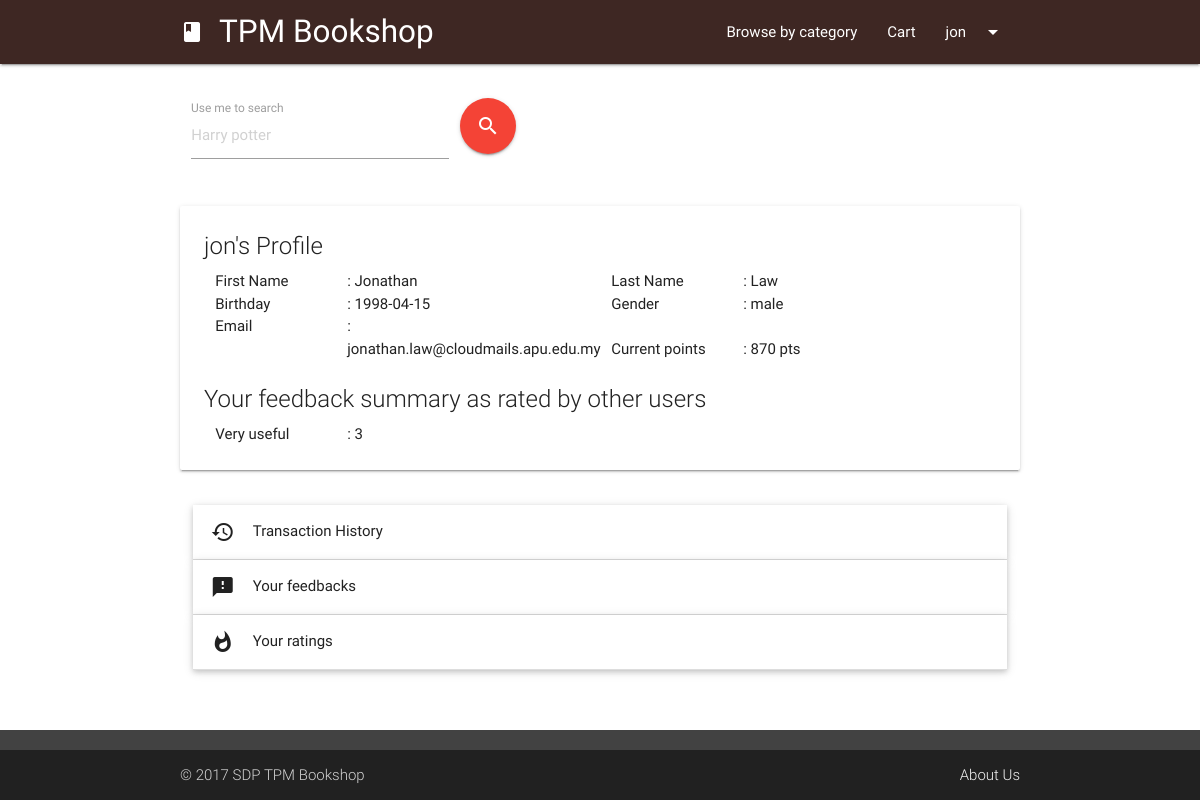
Page /history.php (signed in) on the earlier database version.
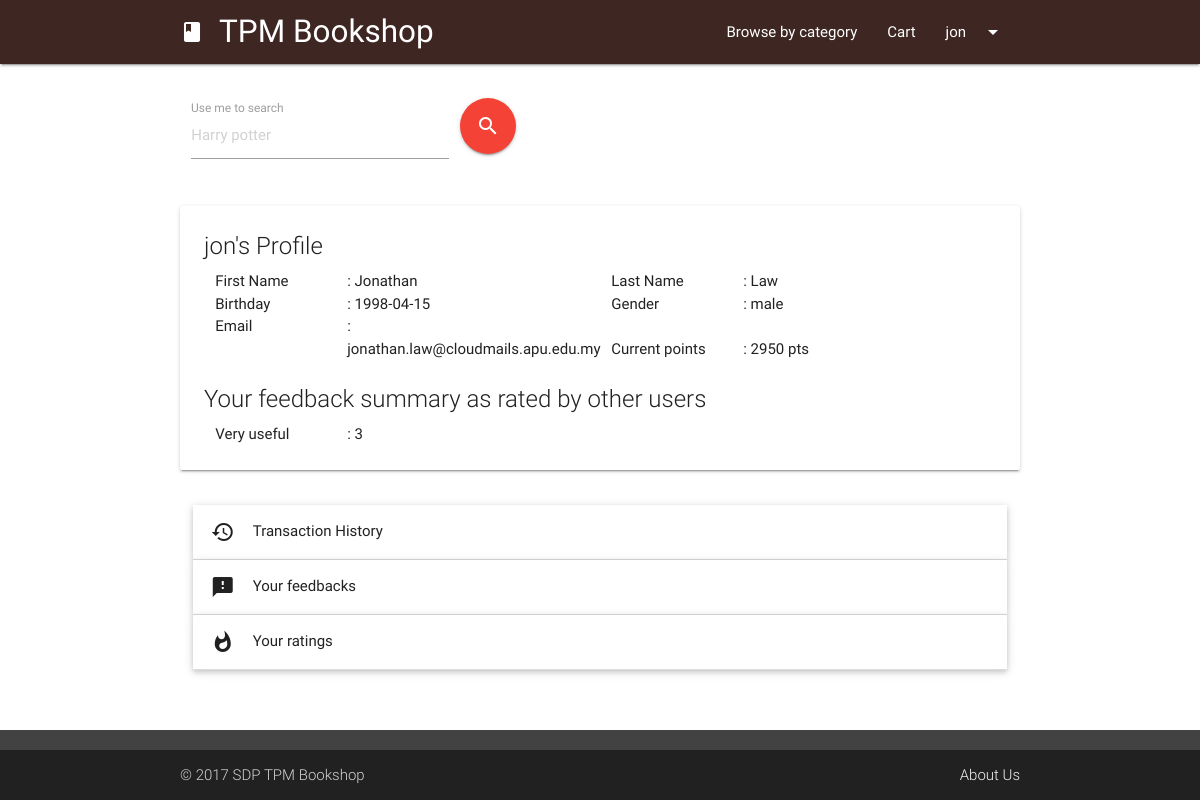
Same page on the later database version.
### tables this page shows
CREATE TABLE `user` (
  `username` varchar(255) NOT NULL,
  `fname` varchar(50) NOT NULL,
  `lname` varchar(50) NOT NULL,
  `email` varchar(255) NOT NULL,
  `password` varchar(255) NOT NULL,
  `gender` varchar(7) NOT NULL,
  `pnumber` varchar(32) NOT NULL,
  `birthday` varchar(10) DEFAULT NULL,
  `address` text NOT NULL,
  `status` varchar(10) NOT NULL DEFAULT 'member',
  `points` int(11) NOT NULL DEFAULT '0',
  `registerdate` int(10) NOT NULL
);

### php/userData.php (called while the page is built, shortened)
<?php
include 'connect.php';
$currentUser = $_SESSION['tpmb-user'];
$getUserData = "SELECT username, fname, lname, email, pnumber, gender, address, birthday, points FROM user WHERE username='$currentUser'";
$userData = mysqli_query($conn,$getUserData);
while($row = mysqli_fetch_assoc($userData)) {
  $fname = $row['fname'];
  $lname = $row['lname'];
  $email = $row['email'];
  $gender = $row['gender'];
  $bday = $row['birthday'];
  $pts = $row['points'];
}
?>

### history.php (the view, shortened to what this page needs)
<?php session_start();
include "php/userData.php";
$currentUser = $_SESSION['tpmb-user'];
?>
<head>
	<link type="text/css" rel="stylesheet" href="css/materialize.min.css" media="screen,projection" />
	<link type="text/css" rel="stylesheet" href="css/tpmb.css" media="screen,projection" />
</head>
<body>
<?php
  include "ui/header.php";?>
  <main class="container">
    <div class="row margintop4">
			<?php include "ui/searchUI.php"; ?>
    </div>
		<div class="row">
      <div class="col s12">
        <div class="card hoverable">
          <div class="card-content">
            <span class="card-title"><?php echo $currentUser?>'s Profile</span>
            <p class="col s4 m2">First Name</p><p class="col s8 m4">: <?php echo $fname?></p>
            <p class="col s4 m2">Last Name</p><p class="col s8 m4">: <?php echo $lname?></p><br />
            <p class="col s4 m2">Birthday</p><p class="col s8 m4">: <?php echo $bday?></p>
            <p class="col s4 m2">Gender</p><p class="col s8 m4">: <?php echo $gender?></p><br />
						<p class="col s4 m2">Email</p><p class="col s8 m4">: <?php echo $email?></p><br />
						<p class="col s4 m2">Current points</p><p class="col s8 m4">: <?php echo $pts?> pts</p><br />
						<?php
						$checkUserRatingQuery = "SELECT COUNT(ufr.feedbackRated) AS feedbackCount,ufr.feedbackRated FROM userfeedbackrating AS ufr, bookcomment AS bc WHERE ufr.ratingID=bc.ratingID AND bc.username = '$currentUser' GROUP BY ufr.feedbackRated";
						$checkUserRatingArray=mysqli_query($conn,$checkUserRatingQuery);
						if(mysqli_num_rows($checkUserRatingArray) > 0){ ?>
						<br /><p class="card-title">Your feedback summary as rated by other users</p>
				    <?php while($returnedRating = mysqli_fetch_array($checkUserRatingArray)){
							$totalScore = $returnedRating['feedbackCount'];
							if($returnedRating['feedbackRated'] === 'veryuseful') { echo "<p class='col s4 m2'>Very useful</p><p class='col s8 m2'>: $totalScore</p>"; }
						}} ?>
          </div>
        </div>
      </div>
    </div>
		<div class="row">
		  <ul class="collapsible popout" data-collapsible="accordion">
		    <li>
		      <div class="collapsible-header"><i class="material-icons">history</i>Transaction History</div>
		    </li>
		    <li>
		      <div class="collapsible-header"><i class="material-icons">feedback</i>Your feedbacks</div>
		    </li>
		    <li>
		      <div class="collapsible-header"><i class="material-icons">whatshot</i>Your ratings</div>
		    </li>
		  </ul>
		</div>
  </main>
</body>

Differences in the rows shown:
changed user "Jonathan": points "870" → "2950"
